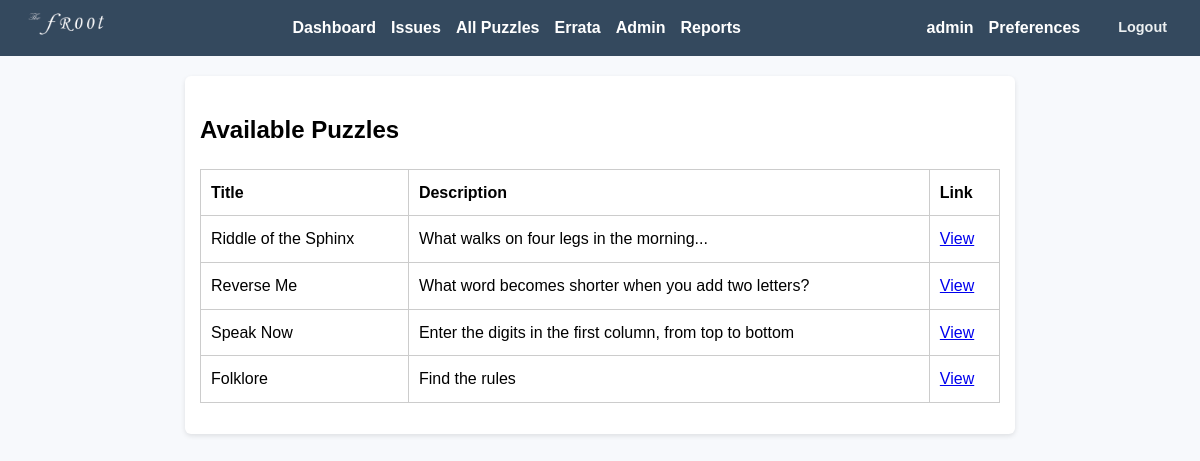
The page /puzzles (signed in) on the database its author committed.
### app/models.py (models this page shows, shortened)
class User(UserMixin, db.Model):
    id = db.Column(db.Integer, primary_key=True)
    username = db.Column(db.String(150), unique=True, nullable=False)
    email = db.Column(db.String(150), unique=True, nullable=False)
    display_name = db.Column(db.String(150), nullable=True)
    password_hash = db.Column(db.String(200), nullable=False)
    is_admin = db.Column(db.Boolean, default=False)
    email_notifications = db.Column(db.Boolean, default=True)
    notify_new_issues = db.Column(db.Boolean, default=True)
    notify_new_hints = db.Column(db.Boolean, default=True)
    submissions = db.relationship('Submission', backref='user', lazy=True)

class Puzzle(db.Model):
    id = db.Column(db.Integer, primary_key=True)
    title = db.Column(db.String(200), nullable=False)
    description = db.Column(db.Text, nullable=False)
    answer_hash = db.Column(db.String(200), nullable=False)
    correct_response = db.Column(db.Text, nullable=True)
    incorrect_response = db.Column(db.Text, nullable=True)
    created_at = db.Column(db.DateTime, default=lambda: datetime.now(timezone.utc))
    issue_id = db.Column(db.Integer, db.ForeignKey('issue.id'), nullable=True)
    hints = db.relationship('Hint', backref='puzzle', lazy=True)
    submissions = db.relationship('Submission', backref='puzzle', lazy=True)
    response_rules = db.relationship('PuzzleAnswerRule', backref='puzzle', lazy=True, cascade='all, delete-orphan')

### app/puzzles.py (the view)
@puzzle_bp.route('/puzzles')
@login_required
def list_puzzles():
    puzzles = Puzzle.query.all()
    return render_template('puzzle_list.html', puzzles=puzzles)

### app/templates/puzzle_list.html
{% extends "base.html" %}
{% block content %}
<h2>Available Puzzles</h2>
<table>
  <tr>
    <th>Title</th>
    <th>Description</th>
    <th>Link</th>
  </tr>
  {% for puzzle in puzzles %}
  <tr>
    <td>{{ puzzle.title }}</td>
    <td>{{ puzzle.description }}</td>
    <td><a href="{{ url_for('puzzle.puzzle_detail', puzzle_id=puzzle.id) }}">View</a></td>
  </tr>
  {% endfor %}
</table>
{% endblock %}

### app/templates/base.html (shortened to what this page needs)
<!DOCTYPE html>
<html>
<head>
    <link rel="stylesheet" href="{{ url_for('static', filename='style.css') }}">
</head>
<body>
  <nav>
    <div class="nav-content">
      <div class="nav-logo">
        <img src="{{ url_for('static', filename='img/logo.png') }}" alt="Logo">
      </div>
      <div class="nav-links">
        {% if current_user.is_authenticated %}
            <a href="{{ url_for('puzzle.user_dashboard') }}">Dashboard</a>
            <a href="{{ url_for('puzzle.list_issues') }}">Issues</a>
            <a href="{{ url_for('puzzle.list_puzzles') }}">All Puzzles</a>
            <a href="{{ url_for('puzzle.errata_list') }}">Errata</a>
            {% if current_user.is_admin %}
                <a href="{{ url_for('admin.dashboard') }}">Admin</a>
                <a href="{{ url_for('admin.reports_index') }}">Reports</a>
            {% endif %}
        {% else %}
            <a href="{{ url_for('main.index') }}">Home</a>
            <a href="{{ url_for('puzzle.errata_list') }}">Errata</a>
            <a href="{{ url_for('auth.login') }}">Login</a>
            <a href="{{ url_for('auth.register') }}">Register</a>
        {% endif %}
      </div>
      {% if current_user.is_authenticated %}
        <div class="user-profile">
          <div class="user-info">
            <span class="user-name">{{ current_user.username }}</span>
            <a href="{{ url_for('auth.preferences') }}" class="preferences-link">Preferences</a>
            <a href="{{ url_for('auth.logout') }}" class="logout-link">Logout</a>
          </div>
        </div>
      {% endif %}
    </div>
</nav>
  <div class="container">
        {% block content %}{% endblock %}
    </div>
</body>
</html>

### app/static/style.css (style rules this page uses)
body { font-family: Arial, sans-serif; background-color: #f7f9fc; margin: 0; padding: 0; line-height: 1.6; }
nav { background-color: #34495e; padding: 10px; color: white; }
.nav-content { display: flex; justify-content: space-between; align-items: center; gap: 20px; }
.nav-links { display: flex; align-items: center; }
nav a { color: white; margin-right: 15px; text-decoration: none; font-weight: bold; }
.nav-logo img { height: 28px; width: auto; }
.user-profile { display: flex; align-items: center; }
.user-info { display: flex; align-items: center; gap: 15px; }
.user-name { color: white; font-weight: bold; }
.logout-link { color: #ecf0f1; text-decoration: none; font-size: 0.9em; padding: 4px 8px; border-radius: 4px; transition: background-color 0.3s ease; }
.container { max-width: 800px; margin: 20px auto; padding: 15px; background-color: white; border-radius: 6px; box-shadow: 0 2px 5px rgba(0, 0, 0, 0.1); }
table { width: 100%; border-collapse: collapse; margin: 1em 0; }
table, th, td { border: 1px solid #ccc; }
th, td { padding: 10px; text-align: left; }

### rows shown on the page
User: username "admin"
Puzzle: title "Riddle of the Sphinx", description "What walks on four legs in the morning..."
Puzzle: title "Reverse Me", description "What word becomes shorter when you add two letters?"
Puzzle: title "Speak Now", description "Enter the digits in the first column, from top to bottom"
Puzzle: title "Folklore", description "Find the rules"
